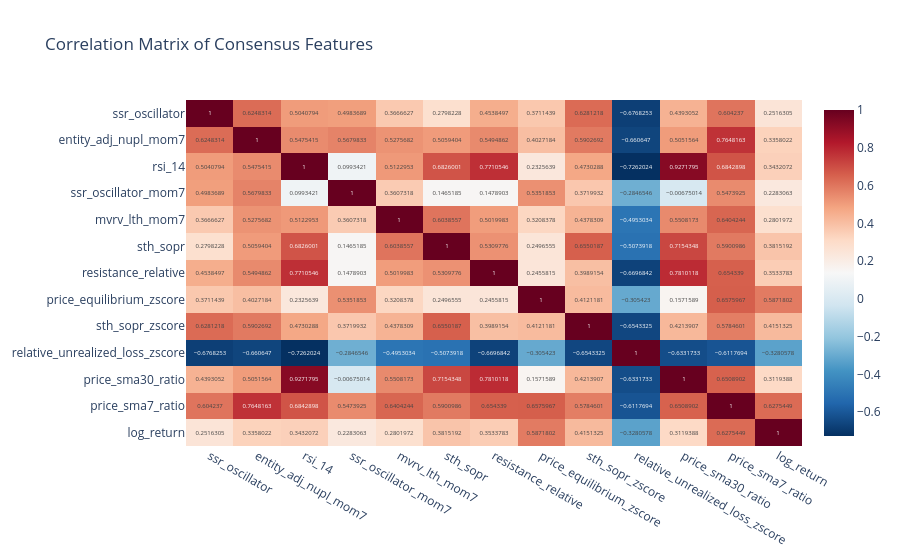

The cell this chart's notebook holds for it:
### Code cell
selected_features = model.select_features(correlation_threshold=0.2, min_consensus=3)
selected_features

### Figure 1 — Plotly figure (JSON) as saved in the notebook; plotly's stock layout.template omitted (floating-point values rounded to 4 significant figures; data arrays with more than 128 entries replaced by an {"elided": "..."} marker saying what was removed)
{"data": [{"coloraxis": "coloraxis", "hovertemplate": "x: %{x}<br>y: %{y}<br>color: %{z}<extra></extra>", "name": "0", "texttemplate": "%{z}", "type": "heatmap", "x": ["ssr_oscillator", "entity_adj_nupl_mom7", "rsi_14", "ssr_oscillator_mom7", "mvrv_lth_mom7", "sth_sopr", "resistance_relative", "price_equilibrium_zscore", "sth_sopr_zscore", "relative_unrealized_loss_zscore", "price_sma30_ratio", "price_sma7_ratio", "log_return"], "xaxis": "x", "y": ["ssr_oscillator", "entity_adj_nupl_mom7", "rsi_14", "ssr_oscillator_mom7", "mvrv_lth_mom7", "sth_sopr", "resistance_relative", "price_equilibrium_zscore", "sth_sopr_zscore", "relative_unrealized_loss_zscore", "price_sma30_ratio", "price_sma7_ratio", "log_return"], "yaxis": "y", "z": {"elided": "13x13 float values"}}], "layout": {"coloraxis": {"colorscale": [[0, "rgb(5,48,97)"], [0.1, "rgb(33,102,172)"], [0.2, "rgb(67,147,195)"], [0.3, "rgb(146,197,222)"], [0.4, "rgb(209,229,240)"], [0.5, "rgb(247,247,247)"], [0.6, "rgb(253,219,199)"], [0.7, "rgb(244,165,130)"], [0.8, "rgb(214,96,77)"], [0.9, "rgb(178,24,43)"], [1, "rgb(103,0,31)"]]}, "title": {"text": "Correlation Matrix of Consensus Features"}, "xaxis": {"anchor": "y", "domain": [0, 1]}, "yaxis": {"anchor": "x", "autorange": "reversed", "domain": [0, 1]}}}
